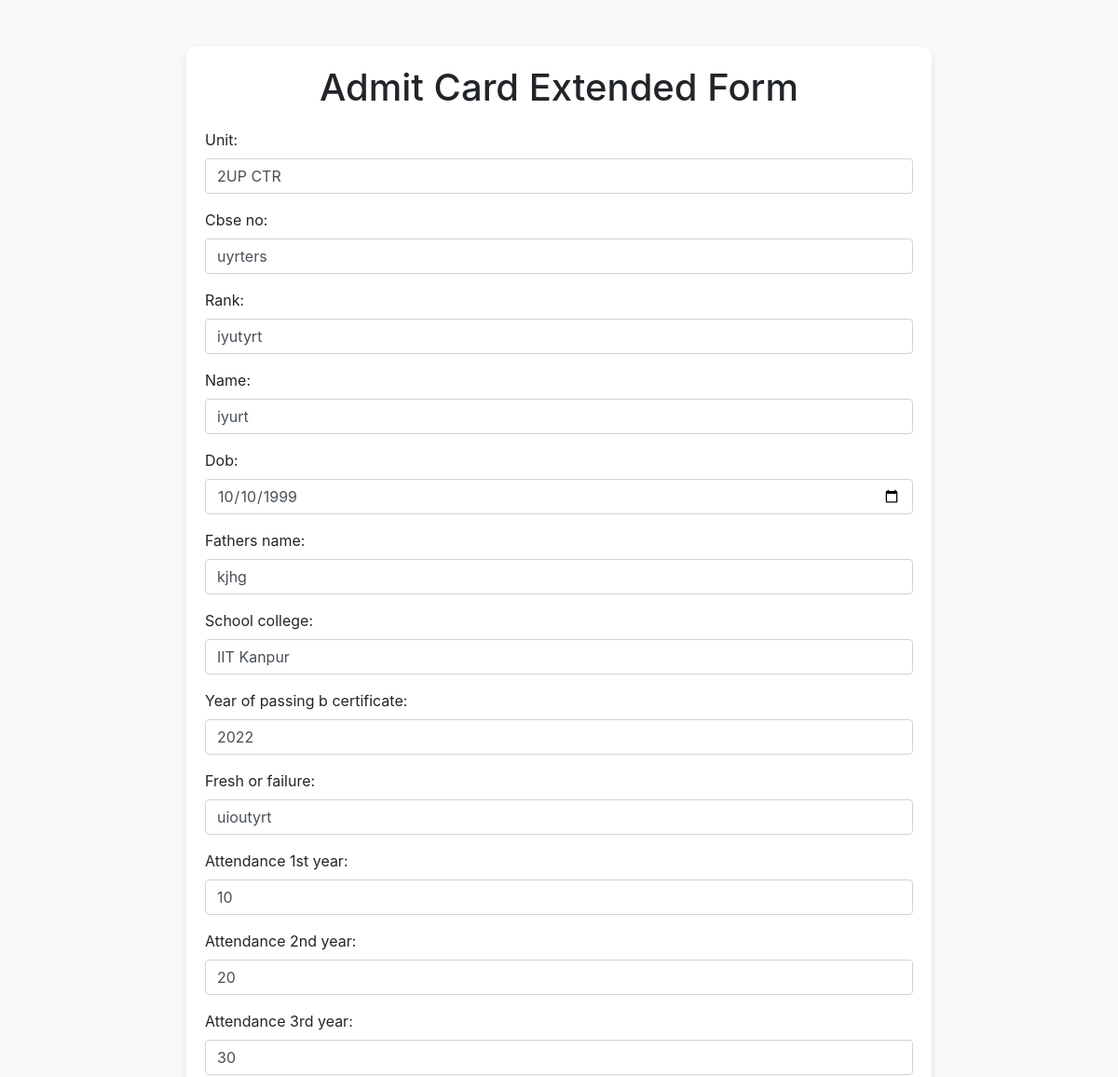
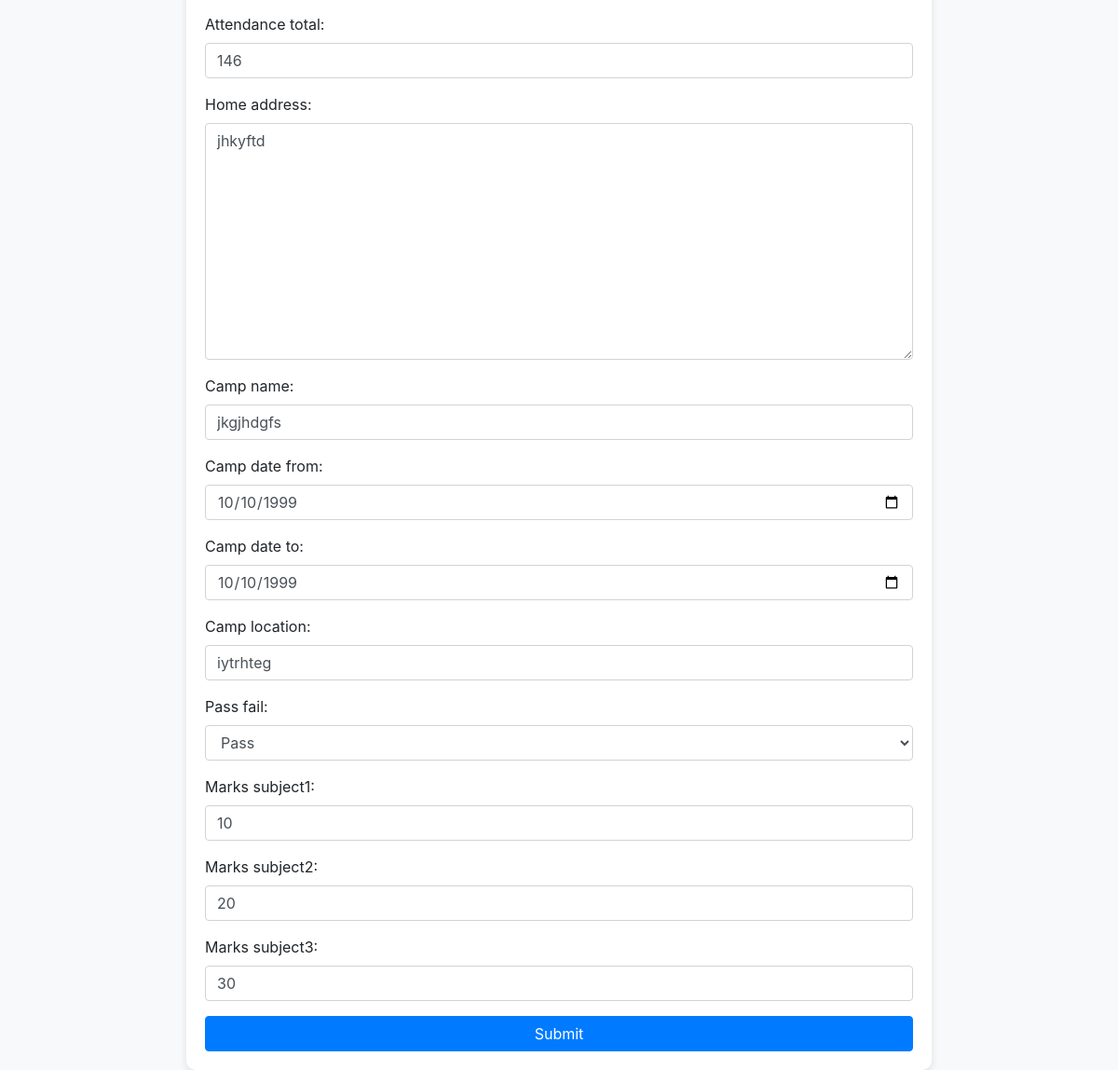
/extended/4/, run on the app's committed database (2 pictures, top to bottom).
### mainapp/models.py (models this page shows)
class StudentDetail(models.Model):
    unit = models.CharField(max_length=255)
    cbse_no = models.CharField(max_length=255)
    rank = models.CharField(max_length=255)
    name = models.CharField(max_length=255)
    dob = models.DateField()
    certificate = models.OneToOneField(Certificate, on_delete=models.CASCADE, null=True, blank=True)
    fathers_name = models.CharField(max_length=255)
    school_college = models.CharField(max_length=255)
    year_of_passing_b_certificate = models.CharField(max_length=255)
    attach_photo_b_certificate = models.ImageField(upload_to='media', blank=True, null=True)
    fresh_or_failure = models.CharField(max_length=255)
    attendance_1st_year = models.IntegerField()
    attendance_2nd_year = models.IntegerField()
    attendance_3rd_year = models.IntegerField()
    attendance_total = models.IntegerField()
    home_address = models.TextField()
    pass_fail = models.CharField(max_length=10, choices=[('Pass', 'Pass'), ('Fail', 'Fail')])
    marks_subject1 = models.IntegerField(blank=True, null=True)
    marks_subject2 = models.IntegerField(blank=True, null=True)
    marks_subject3 = models.IntegerField(blank=True, null=True)
    camp_name = models.CharField(max_length=255)  # New field
    camp_date_from = models.DateField()  # New field
    camp_date_to = models.DateField()  # New field
    camp_location = models.CharField(max_length=255)  # New field

### mainapp/views.py (the view)
# urls.py: path('extended/<int:student_id>/', student_detail_extended_view, name='student_detail_extended'),
def student_detail_extended_view(request, student_id):
    student = get_object_or_404(StudentDetail, id=student_id)
    if request.method == 'POST':
        form = StudentDetailExtendedForm(request.POST, request.FILES, instance=student)
        if form.is_valid():
            student = form.save(commit=False)
            if student.pass_fail == 'Pass':
                if not student.certificate:
                    if student.unit and student.rank:
                        try:
                            certificate_type = 'A_Army'  # You can set this based on your logic
                            certificate = Certificate.objects.create(
                                Name=student.name,
                                DOB=student.dob,
                                Guardian=student.fathers_name,
                                CadetRank=student.rank,
                                CertificateType=certificate_type,
                                Unit=student.unit,
                                Institute=student.school_college,
                                user_image=student.attach_photo_b_certificate,
                            )
                            student.certificate = certificate
                            student.save()
                        except Exception as e:
                            print(e)
                            form.add_error(None, f"Error creating certificate: {str(e)}")
                else:
                    certificate = student.certificate
                    certificate.Name = student.name
                    certificate.DOB = student.dob
                    certificate.Guardian = student.fathers_name
                    certificate.CadetRank = student.rank
                    certificate.Unit = student.unit
                    certificate.Institute = student.school_college
                    certificate.user_image = student.attach_photo_b_certificate
                    certificate.save()
            else:
                if student.certificate:
                    student.certificate.delete()
                    student.certificate = None
                    student.save()
            return redirect('dashboard')
    else:
        form = StudentDetailExtendedForm(instance=student)
    return render(request, 'student_detail_extended.html', {'form': form})

### mainapp/forms.py (called while the page is built, shortened)
    def handle_pass_fail(self, pass_fail_value):
        if pass_fail_value == 'Pass':
            self.fields['marks_subject1'].widget.attrs['style'] = 'display:block;'
            self.fields['marks_subject2'].widget.attrs['style'] = 'display:block;'
            self.fields['marks_subject3'].widget.attrs['style'] = 'display:block;'
            self.fields['marks_subject1'].required = True
            self.fields['marks_subject2'].required = True
            self.fields['marks_subject3'].required = True

### mainapp/templates/student_detail_extended.html (shortened to what this page needs)
<!DOCTYPE html>
<html lang="en">
<head>
    <link href="https://stackpath.bootstrapcdn.com/bootstrap/4.5.2/css/bootstrap.min.css" rel="stylesheet">
</head>
<body>
    <div class="container">
        <h1>Admit Card Extended Form</h1>
        <form method="post" enctype="multipart/form-data">
            <div class="form-group">
                {{ form.unit.label_tag }}
                {{ form.unit }}
            </div>
            <div class="form-group">
                {{ form.cbse_no.label_tag }}
                {{ form.cbse_no }}
            </div>
            <div class="form-group">
                {{ form.rank.label_tag }}
                {{ form.rank }}
            </div>
            <div class="form-group">
                {{ form.name.label_tag }}
                {{ form.name }}
            </div>
            <div class="form-group">
                {{ form.dob.label_tag }}
                {{ form.dob }}
            </div>
            <div class="form-group">
                {{ form.fathers_name.label_tag }}
                {{ form.fathers_name }}
            </div>
            <div class="form-group">
                {{ form.school_college.label_tag }}
                {{ form.school_college }}
            </div>
            <div class="form-group">
                {{ form.year_of_passing_b_certificate.label_tag }}
                {{ form.year_of_passing_b_certificate }}
            </div>
            <div class="form-group">
                {{ form.fresh_or_failure.label_tag }}
                {{ form.fresh_or_failure }}
            </div>
            <div class="form-group">
                {{ form.attendance_1st_year.label_tag }}
                {{ form.attendance_1st_year }}
            </div>
            <div class="form-group">
                {{ form.attendance_2nd_year.label_tag }}
                {{ form.attendance_2nd_year }}
            </div>
            <div class="form-group">
                {{ form.attendance_3rd_year.label_tag }}
                {{ form.attendance_3rd_year }}
            </div>
            <div class="form-group">
                {{ form.attendance_total.label_tag }}
                {{ form.attendance_total }}
            </div>
            <div class="form-group">
                {{ form.home_address.label_tag }}
                {{ form.home_address }}
            </div>
            <div class="form-group">
                {{ form.camp_name.label_tag }}
                {{ form.camp_name }}
            </div>
            <div class="form-group">
                {{ form.camp_date_from.label_tag }}
                {{ form.camp_date_from }}
            </div>
            <div class="form-group">
                {{ form.camp_date_to.label_tag }}
                {{ form.camp_date_to }}
            </div>
            <div class="form-group">
                {{ form.camp_location.label_tag }}
                {{ form.camp_location }}
            </div>
            <div class="form-group">
                {{ form.pass_fail.label_tag }}
                {{ form.pass_fail }}
            </div>
            <div class="form-group">
                {{ form.marks_subject1.label_tag }}
                {{ form.marks_subject1 }}
            </div>
            <div class="form-group">
                {{ form.marks_subject2.label_tag }}
                {{ form.marks_subject2 }}
            </div>
            <div class="form-group">
                {{ form.marks_subject3.label_tag }}
                {{ form.marks_subject3 }}
            </div>
            <button type="submit" class="btn btn-primary">Submit</button>
        </form>
    </div>
</body>
</html>

### mainapp/templates/student_detail_extended.html (style rules this page uses)
body { background-color: #f8f9fa; }
.container { max-width: 800px; margin-top: 50px; background: white; padding: 20px; border-radius: 10px; box-shadow: 0 4px 8px rgba(0, 0, 0, 0.1); }
h1 { text-align: center; margin-bottom: 20px; }
.btn-primary { width: 100%; }

### data on the page
StudentDetail: unit "2UP CTR", cbse_no "uyrters", rank "iyutyrt", name "iyurt", dob "10/10/1999", fathers_name "kjhg", school_college "IIT Kanpur", year_of_passing_b_certificate "2022", fresh_or_failure "uioutyrt", attendance_1st_year "10", attendance_2nd_year "20", attendance_3rd_year "30", attendance_total "146", home_address "jhkyftd", camp_name "jkgjhdgfs", camp_date_from "10/10/1999", camp_date_to "10/10/1999", camp_location "iytrhteg", pass_fail "Pass", marks_subject1 "10", marks_subject2 "20", marks_subject3 "30"
